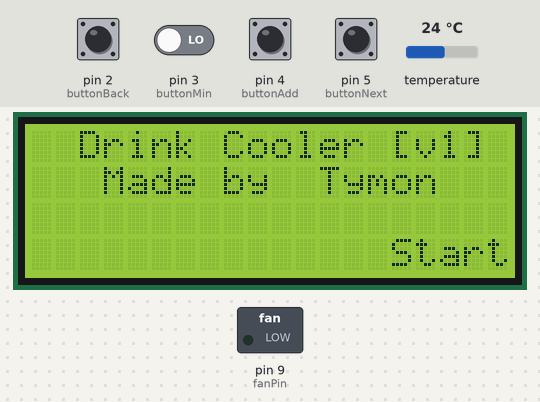
Simulated run of this sketch. Board: Arduino Uno, built with avr-gcc and run on an emulated ATmega328P. Parts: 20×4 character LCD, switched loads named in the sketch (green lamp = pin HIGH). The test bench sets the inputs (shaded band); at power-on: pin 2 (buttonBack), pin 3 (buttonMin), pin 4 (buttonAdd), pin 5 (buttonNext) LOW, temperature 24 °C. What the sketch prints to the serial monitor is not drawn.

Above: at 1.3 s.
1.4 s: pin 5 (buttonNext) pulled HIGH for 0.15 s
At 2.5 s:
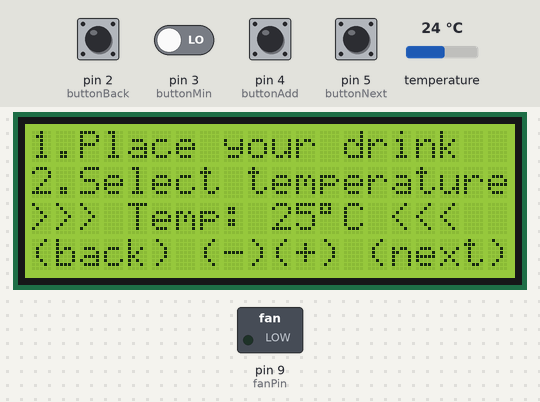
11.0 s: pin 2 (buttonBack) pulled HIGH for 1 s
At 11.6 s:
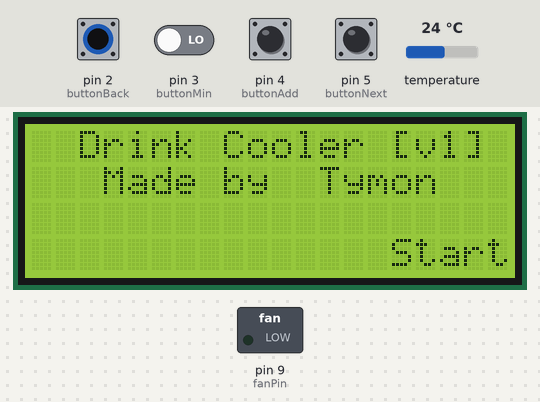
13.5 s: pin 5 (buttonNext) pulled HIGH for 1 s
At 14.1 s:
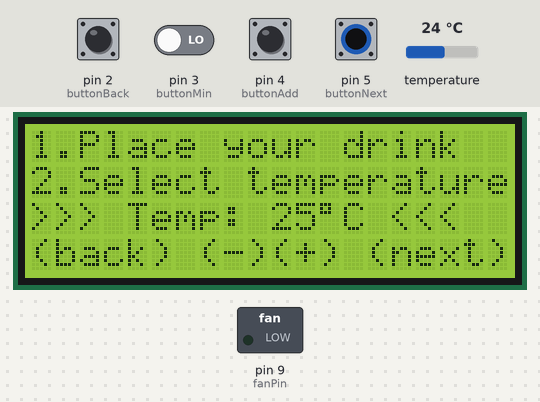
17.5 s: pin 3 (buttonMin) driven HIGH and pin 5 (buttonNext) driven HIGH
At 20.4 s:
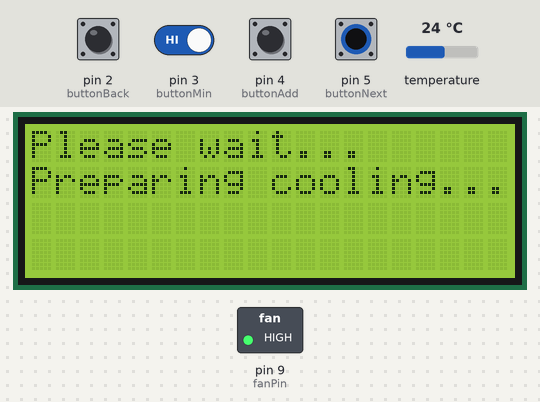
Timing chart, 0 to 21.9 s (numbered marks = the images above; inputs shaded):
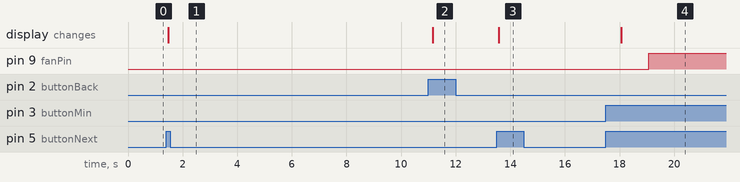

Measured:
- after the input at 1.4 s, the display: changes after 0.08 s (image 1)
- after the input at 11.0 s, the display: changes after 0.16 s (image 2)
- after the input at 13.5 s, the display: changes after 0.08 s (image 3)
- after the input at 17.5 s, pin 9 (fanPin): LOW → HIGH after 1.6 s; the display: changes after 0.57 s (image 4)

The sketch:

sketch_CoolDrinkMain.ino
```cpp
// This script is made by Tymon Versmoren
// CoolDrink [v1]

#include <LiquidCrystal_I2C.h> // For the lcd screen
#include <Wire.h> // For the lcd screen
#include <DallasTemperature.h> // For temperature

#define ONE_WIRE_BUS 8 // For temperature

// Load lcd screen
LiquidCrystal_I2C lcd(0x27, 2, 1, 0, 4, 5, 6, 7, 3, POSITIVE);

// Set buttons
const int buttonBack = 2; // These numbers wont change so the const
const int buttonMin = 3;
const int buttonAdd = 4;
const int buttonNext = 5;

// Set fan
const int fanPin = 9;

// Set temp sensor wire
OneWire oneWire(ONE_WIRE_BUS);
DallasTemperature sensor(&oneWire); // The sensor wire that is in pin 8
float sensorValue = 0;

// Timer for counting cooling time
float stopwatchTime = 0;

// Menu
int currentMenu = 0; // Set the current menu to main menu
// Temprature
int selectedTemperature = 25;

void setup()
{
  Serial.begin(9600);

  // Setup lcd screen
  lcd.begin(20, 4); // Lcd screen width / height
  lcd.clear(); // clear the screen

  // Setup sensor
  sensor.begin();

  // Initialize button pins
  pinMode(buttonBack, INPUT);
  pinMode(buttonMin, INPUT);
  pinMode(buttonAdd, INPUT);
  pinMode(buttonNext, INPUT);

  // Fan
  pinMode(fanPin, OUTPUT);
  digitalWrite(fanPin, LOW); // turn fan off

  DrawMenu();
}

void loop()
{
  CheckButtons();
  CheckTemperature();
}

void CheckButtons()
{
  //First check on what menu you are
  switch(currentMenu)
  {
    case 0:
      // Main menu
      if(digitalRead(buttonNext) == HIGH)
      {
        ChangeMenu(1);
      }
      break;
    case 1:
      // Select temp
      if(digitalRead(buttonBack) == HIGH)
      {
        Serial.print("back");
        ChangeMenu(0);
      }
      else if(digitalRead(buttonMin) == LOW) // My min button is broken, if not broken turn this to HIGH like the rest
      {
        // Lower selectedTemp
        selectedTemperature -= 5;
        if(selectedTemperature < 25) selectedTemperature = 25;
        DrawMenu();
        delay(500);
      }
      else if(digitalRead(buttonAdd) == HIGH)
      {
        // Add selectedTemp
        selectedTemperature += 5;
        if(selectedTemperature > 90) selectedTemperature = 90;
        DrawMenu();
        delay(500);
      }
      else if(digitalRead(buttonNext) == HIGH)
      {
        // Go to cooling
        ChangeMenu(2);
        // Turn fan on
        digitalWrite(fanPin, HIGH);
        delay(4000);
        ChangeMenu(3);
      }
      break;
    case 3:
      // While cooling
      if(digitalRead(buttonBack) == HIGH)
      {
        ChangeMenu(6);
        // Turn fan off
        digitalWrite(fanPin, LOW);
        delay(2000);
        ChangeMenu(0);
      }
      break;
    case 5:
      // Skip when drink is finished
      if(digitalRead(buttonNext) == HIGH)
      {
        ChangeMenu(0);
      }
      break;
    default:
      break;
  }
}

void CheckTemperature()
{
  if(currentMenu == 3)
  {
    sensor.requestTemperatures();
    sensorValue = sensor.getTempCByIndex(0);
    lcd.setCursor(0,2);
    lcd.print("Current temp: " + String((int)sensorValue) + char(223) + "C");
    // Show loadbar (how close the temp is to the desired temp)
    int p = map(sensorValue, selectedTemperature, 50, 1, 10);
    if(p > 10) { p = 10; } else if(p < 1) { p = 1; }
    p = (p - 11) * -1;
    String loadbar = "----------";
    for(int i = 0; i < p-1; i++)
    {
      loadbar.setCharAt(i, 255);
    }
    if((int)sensorValue <= selectedTemperature && stopwatchTime > 1)
    {
      // Finished
      loadbar.setCharAt(9, 255);
      delay(1000);
      ChangeMenu(4);
      // Stop cooling
      // Turn fan off
      digitalWrite(fanPin, LOW);
      delay(2000);
      // Show finished screen
      ChangeMenu(5);
      delay(5000);
      ChangeMenu(0);
      stopwatchTime = 0;
      return;
    }

    lcd.setCursor(0,3);
    lcd.print("(back) [" + loadbar);
    lcd.setCursor(18,3);
    lcd.print("]");
    stopwatchTime += 0.5;
    delay(500);
  }
}


/// Called when the menu needs to be changed by input
void ChangeMenu(int index)
{
  currentMenu = index;
  DrawMenu();
  delay(1000);
}

void DrawMenu()
{
  lcd.clear();

  // This will draw the current selected menu
  switch(currentMenu)
  {
    case 0:
      // Main menu
      lcd.setCursor(2,0);
      lcd.print("Drink Cooler [v1]");
      lcd.setCursor(3,1);
      lcd.print("Made by  Tymon");
      lcd.setCursor(15,3);
      lcd.print("Start");
      break;
    case 1:
      // Select temprature drink
      lcd.setCursor(0,0);
      lcd.print("1.Place your drink");
      lcd.setCursor(0,1);
      lcd.print("2.Select temperature");
      lcd.setCursor(0,2);
      lcd.print(">>> Temp: " + String(selectedTemperature) + char(223) + "C" + " <<<");
      lcd.setCursor(0,3);
      //lcd.print("back | - || + | next");
      lcd.print("(back) (-)(+) (next)");
      break;
    case 2:
      // Preparing cooling
      lcd.setCursor(0,0);
      lcd.print("Please wait...");
      lcd.setCursor(0,1);
      lcd.print("Preparing cooling...");
      break;
    case 3:
      // Cooling drink
      lcd.setCursor(0,0);
      lcd.print("Please wait...");
      lcd.setCursor(0,1);
      lcd.print("Desired temp: " + String(selectedTemperature) + char(223) + "C");
      //>> Executed in CheckTemperature();
      //lcd.setCursor(0,2);
      //lcd.print("Current temp: " + String(sensorValue) + char(223) + "C");
      //lcd.setCursor(0,3);
      //lcd.print("(back) [==========]");
      break;
    case 4:
      // Waiting
      lcd.setCursor(0,0);
      lcd.print("Please wait...");
      break;
    case 5:
      lcd.setCursor(0,0);
      lcd.print("Finished!");
      lcd.setCursor(0,1);
      lcd.print("Enjoy your drink!");
      lcd.setCursor(0,2);
      lcd.print("Exiting in (5) sec");
      lcd.setCursor(0,3);
      lcd.print("TimeItTook: " + String((int)stopwatchTime) + "sec");
      break;
    case 6:
      lcd.setCursor(0,0);
      lcd.print("Please wait...");
      lcd.setCursor(0,1);
      lcd.print("Aborting cooling...");
      break;
    default:
      lcd.setCursor(0, 0); // Set the cursor on position 0 in row 0.
      lcd.print("Error:: currentMenu!");
      lcd.setCursor(0, 2);
      lcd.print("Dont touch anything!");
      lcd.setCursor(0, 3);
      lcd.print("Get Tymon for help");
  }
}
```
